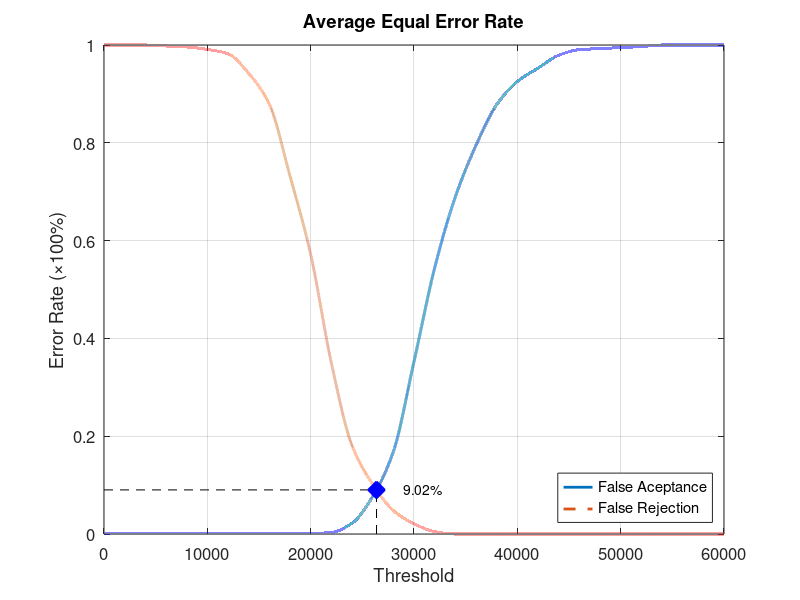
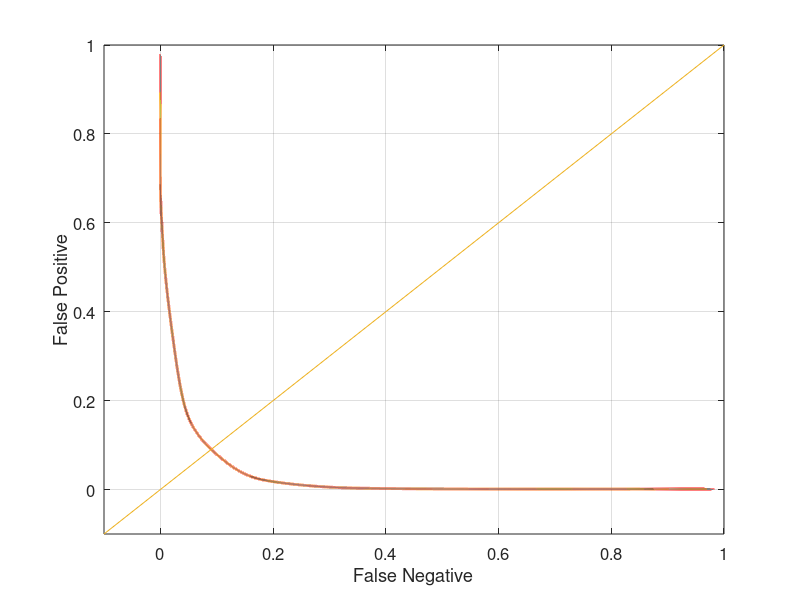

Write MATLAB code to recreate these figures, in order.
function yEER = Database2Average
close all;
clear;
clc;
x = 0:2000:60000;
xq = 0:0.5:60000;

y0 = [0 0.00105263 0.00105263 0.00105263 0.00105263 0.00105263 0.00105263 0.00105263 0.00105263 0.00105263 0.00105263 0.0031579 0.0221053 0.0768421 0.168421 0.352632 0.544211 0.689474 0.794737 0.877895 0.925263 0.952632 0.978947 0.990526 0.992632 0.994737 0.996842 1 1 1 1];
yy0 = interp1(x, y0, xq, 'pchip');
y1 = [1 1 1 0.998 0.996 0.991 0.982 0.942 0.879 0.732 0.572 0.35 0.181 0.102 0.048 0.021 0.005 0 0 0 0 0 0 0 0 0 0 0 0 0 0];
yy1 = interp1(x, y1, xq, 'pchip');

% Calculating EER: 
y2 = abs(y0 - y1);
find(y2 == min(y2))
yy2 = abs(yy0 - yy1);
xEER = find(yy2 == min(yy2));
xEERIndex = xq(xEER) % X-axis EER
yEER = yy0(xEER) % Y-axis EER

main = figure
plot(xq, yy0,'-','LineWidth', 2);	hold on
plot(xq, yy1,'--','LineWidth', 2);	hold on
plot([xEERIndex xEERIndex], [0 yEER], 'k--');	hold on
plot([0 xEERIndex], [yEER yEER], 'k--');	hold on
plot(xEERIndex, yEER, 'bx', 'LineWidth', 10);	hold on
text(xEERIndex + 10 * xEERIndex / 100, yEER, [num2str(round((10000 * yEER)) / 100) '%'])
legend('False Aceptance', 'False Rejection', 'Location', 'SouthEast')
xlabel('Threshold')
ylabel('Error Rate (\times100%)')
title('Average Equal Error Rate')
set(gca, 'FontSize', 12)
axis([0 60000 0 1])
grid on

print(main, 'Database2AverageMain', '-dpng');
FNRxFPR = figure('Color', [1 1 1]);
plot(yy1, yy0, '-', yy1, yy0, 'LineWidth', 2);
hold on
y = -0.1:0.1:1
plot(y, y); 
set(gca, 'FontSize', 12)
xlabel('False Negative')
ylabel('False Positive')
axis([-0.1 1 -0.1 1])
set(gca, 'FontSize', 12)
grid on

print(FNRxFPR, 'Database2AverageFNRxFPR','-dpng');
end
